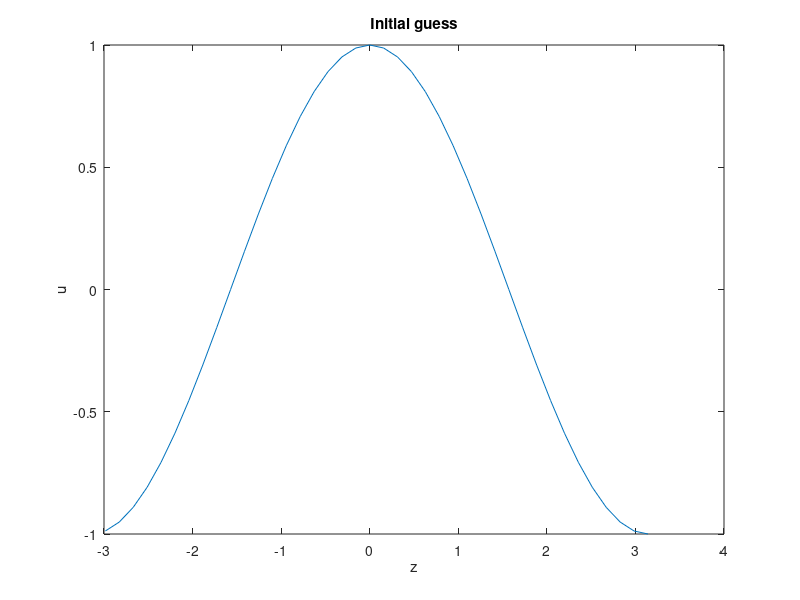

MATLAB code for this plot: (Note: this script raises an error after producing the figure.)
%%%%%%%%%%%%%%%%%%%%%%%%%%%%%%%%%%%%%%%%%%%%%%%%%%%%%%%%%%%%%%%%%%%%%%%
% This code locates the Eckhaus stability boundary of the cubic SH equation
% Code does this in 3 stages:
% 1. Computes just a spatially periodic orbit - via a Fourier
% psuedo-spectral code 
% 2. Computes the eigenvalues/eigenvectors associated with the EK boundary
% 3. Computes the EK boundary via solving for (up, w, w_σ,w_σσ,λ_σ,λ_σσ):
% −(1 + k^2*d_zz)^2[up] + μ*up − up^3 + cd_z(up) = 0, (1.15a)
% L(up)[w] = 0, (1.15b)
% L(up)[w_σ] − λ_σ*w − 4(1 + k^2*d_zz)*k^2*d_z[w] = 0, (1.15c)
% L(up)[w_σσ] - λ_σσ*w + 2*λ_σ*w_σ + 8*(1 + k^2*d_zz)*k^2*d_z[w_σ] + 4*k^2*w + 12*k^4*d_zz[w] =0, (1.15d) 
% where L(up) = −(1 + k^2*d_zz)^2 + μ − 3*up^2
% with phase conditions
% int_0^{2pi} (u_z^{ref}*(u^{ref}-up))dz = 0 (1.16a)
% int_0^{2pi} w^2 dz = 1
% int_0^{2pi} w*w_σ dz = 0
% int_0^{2pi} w*w_σσ dz = 0
%%%%%%%%%%%%%%%%%%%%%%%%%%%%%%%%%%%%%%%%%%%%%%%%%%%%%%%%%%%%%%%%%%%%%%%%%%
clear all, close all, clc;

% Spatial coordinates: z direction
nz = 40; Lz = pi; hz = 2*pi/nz;  z = hz*(1:nz); z = Lz*(z-pi)/pi;
% Fourier psuedo-spectral differentiation matrices
column = [0 .5*(-1).^(1:nz-1).*cot((1:nz-1)*hz/2)]';
Dz  = toeplitz(column,column([1 nz:-1:2]));
D2z = Dz^2; %JR = toeplitz([-pi^2/(3*hz^2)-1/6 .5*(-1).^(2:nz)./sin(hz*(1:nz-1)/2).^2]);
D4z = D2z^2;
wz  = 2*pi*ones(1,nz)/nz; % integration weights for trapzoid rule - mean
z   = z';
Iz = speye(nz);

mesh_params.nz  = nz;  mesh_params.Lz  = Lz;  mesh_params.z   = z;    
mesh_params.Iz  = Iz;  mesh_params.wz  = wz;  
mesh_params.Dz  = Dz;  mesh_params.D2z = D2z; mesh_params.D4z = D4z;

 % Swift-Hohenberg equation parameters
mu = 0.1;
c = 0;
k = 1.1;

p(1) = mu;
p(2) = k;

% initial guess
w0 = cos(z(:));
mesh_params.w0 = w0; % reference profiles
mesh_params.w0z= Dz*w0;

u0 = [w0; c];

figure;plot(z,w0);title('Initial guess');xlabel('z');ylabel('u');drawnow;

%% converge to up
disp('Converging periodic orbit up');
my_rhs = @(u) SH_1D_cubic(u,p,mesh_params);
options = optimset('Jacobian','off','Display','iter','MaxIter',500,'Algorithm','levenberg-marquardt');
[u_out,fval,exitflag,output,jacobian] = fsolve(my_rhs,u0,options);

figure; hold on;
up = u_out(1:nz);
plot(z,up);title('converged stationary SH solution \mu=0.1');xlabel('z');ylabel('u');

%% converge to EK eigenvalue problem
disp('Converging EK eigenvalue problem')
[W,D] = eigs(jacobian(1:nz,1:nz),10,0.1);
u1 = [u_out(1:nz);  W(:,1); 0*ones(nz,1); 0*ones(nz,1); 0; D(1,1); 0; 0];
my_eig = @(u) SH_1D_eig(u,p,mesh_params);
options = optimset('Jacobian','off','Display','iter','MaxIter',500,'Algorithm','levenberg-marquardt');
[u_out2,fval,exitflag,output,jacobian] = fsolve(my_eig,u1,options);

%% converge to EK boundary problem
disp('Converging EK boundary')
u2 = u_out2;
u2(end) = p(2);
my_eig = @(u) SH_1D_eig_2(u,p,mesh_params);
options = optimset('Jacobian','off','Display','iter','MaxIter',500,'Algorithm','levenberg-marquardt');
[u_out3,fval,exitflag,output,jacobian] = fsolve(my_eig,u2,options);
p(2) = u_out3(end)

%% Continue in the bifurcation parameter mu using Daniele's continuation code
% Various function handles
problemHandle            = @(u,p)  SH_1D_eig_2(u,p,mesh_params);
plotSolutionHandle       = @(u,p,parentHandle) PlotSolution_cubic(u,p,parentHandle,mesh_params);
branchVariablesHandle    = @(step,u,p) SolutionMeasures_cubic(step,u,p,mesh_params);
computeEigenvaluesHandle = [];%@(u,p) ComputeEigenvalues(u,p,t);
plotSpetcrumHandle       = []; %@(d,p,parentHandle) PlotSpectrum(d,p,parentHandle); 
stepperPars.iContPar      = 1;
stepperPars.s0            = 0.01; % minus sign here steps backwards in parameter
stepperPars.sMin          = 1e-8;
stepperPars.sMax          = .1;
stepperPars.pMin          = -1.0;
stepperPars.pMax          = 5;
stepperPars.maxSteps      = 20000;
stepperPars.nPrint        = 1;
stepperPars.nSaveSol      = 100;
stepperPars.finDiffEps    = 1e-7;
stepperPars.fsolveOptions = optimset('Display','off',...
                                     'DerivativeCheck','off',...
                                     'Jacobian','off',...
                                     'MaxIter',15);
stepperPars.optNonlinIter = 10;
stepperPars.dataFolder    = 'Eckhaus_run_1';
stepperPars.PlotSolution  = plotSolutionHandle;
stepperPars.BranchVariables = branchVariablesHandle;
stepperPars.ComputeEigenvalues = computeEigenvaluesHandle;
stepperPars.PlotSpectrum = plotSpetcrumHandle;      
stepperPars.PlotBranchVariableId = 2; % plot the selected k value
stepperPars.uzstop= @(v1,v0) uzstop_val(v1,v0,10);
branch = SecantContinuation(problemHandle,u_out3,p,stepperPars);

figure;
plot(branch(:,3),branch(:,6));xlabel('\mu');ylabel('k_{ek}');axis tight;
%% continue further
s=load('Eckhaus_run_1/solution_0000117.mat');
u_ini=s.u; p_ini=s.p;
stepperPars.dataFolder    = 'Eckhaus_run_2';
stepperPars.uzstop= @(v1,v0) uzstop_val(v1,v0,10);
stepperPars.pMax          = 10;
branch2 = SecantContinuation(problemHandle,u_ini,p_ini,stepperPars);
%% go into other direction
stepperPars.s0            = -0.01; % minus sign here steps backwards in parameter
stepperPars.maxSteps      = 400;
stepperPars.nPrint        = 20;
stepperPars.dataFolder    = 'Eckhaus_run_1-';
branch = SecantContinuation(problemHandle,u_out3,p,stepperPars);
